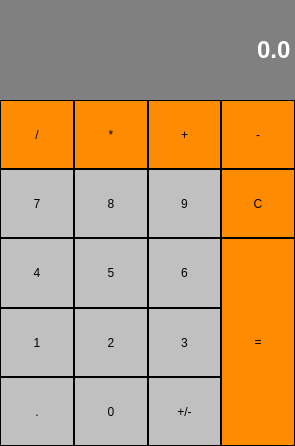
<?xml version="1.0" encoding="UTF-8"?>
<ui version="4.0">
 <class>QtCalculator</class>
 <widget class="QMainWindow" name="QtCalculator">
  <property name="geometry">
   <rect>
    <x>0</x>
    <y>0</y>
    <width>295</width>
    <height>446</height>
   </rect>
  </property>
  <property name="sizePolicy">
   <sizepolicy hsizetype="Preferred" vsizetype="Fixed">
    <horstretch>0</horstretch>
    <verstretch>0</verstretch>
   </sizepolicy>
  </property>
  <property name="windowTitle">
   <string>QtCalculator</string>
  </property>
  <property name="autoFillBackground">
   <bool>false</bool>
  </property>
  <widget class="QWidget" name="centralwidget">
   <property name="sizePolicy">
    <sizepolicy hsizetype="Fixed" vsizetype="Fixed">
     <horstretch>0</horstretch>
     <verstretch>0</verstretch>
    </sizepolicy>
   </property>
   <property name="autoFillBackground">
    <bool>false</bool>
   </property>
   <layout class="QGridLayout" name="gridLayout">
    <property name="sizeConstraint">
     <enum>QLayout::SetDefaultConstraint</enum>
    </property>
    <property name="leftMargin">
     <number>0</number>
    </property>
    <property name="topMargin">
     <number>0</number>
    </property>
    <property name="rightMargin">
     <number>0</number>
    </property>
    <property name="bottomMargin">
     <number>0</number>
    </property>
    <property name="spacing">
     <number>0</number>
    </property>
    <item row="7" column="2">
     <widget class="QPushButton" name="ChangeSign">
      <property name="sizePolicy">
       <sizepolicy hsizetype="Preferred" vsizetype="Preferred">
        <horstretch>0</horstretch>
        <verstretch>0</verstretch>
       </sizepolicy>
      </property>
      <property name="styleSheet">
       <string notr="true">QPushButton{
	background-color : #C0C0C0;
	border : 1px solid black;
	padding : 5px;		
}

QPushButton : pressed{
	background-color : #A9A9A9;
	border : 1px solid black;
	padding : 5px;		
}</string>
      </property>
      <property name="text">
       <string>+/-</string>
      </property>
     </widget>
    </item>
    <item row="5" column="3" rowspan="3">
     <widget class="QPushButton" name="Equal">
      <property name="sizePolicy">
       <sizepolicy hsizetype="Preferred" vsizetype="Preferred">
        <horstretch>0</horstretch>
        <verstretch>0</verstretch>
       </sizepolicy>
      </property>
      <property name="styleSheet">
       <string notr="true">QPushButton{
	background-color : #FF8C00;
	border : 1px solid black;
	padding : 5px;		
}

QPushButton : pressed{
	background-color : #FF4500;
	border : 1px solid black;
	padding : 5px;		
}</string>
      </property>
      <property name="text">
       <string>=</string>
      </property>
     </widget>
    </item>
    <item row="5" column="1">
     <widget class="QPushButton" name="Button5">
      <property name="sizePolicy">
       <sizepolicy hsizetype="Preferred" vsizetype="Preferred">
        <horstretch>0</horstretch>
        <verstretch>0</verstretch>
       </sizepolicy>
      </property>
      <property name="styleSheet">
       <string notr="true">QPushButton{
	background-color : #C0C0C0;
	border : 1px solid black;
	padding : 5px;		
}

QPushButton : pressed{
	background-color : #A9A9A9;
	border : 1px solid black;
	padding : 5px;		
}</string>
      </property>
      <property name="text">
       <string>5</string>
      </property>
     </widget>
    </item>
    <item row="4" column="0">
     <widget class="QPushButton" name="Button7">
      <property name="sizePolicy">
       <sizepolicy hsizetype="Preferred" vsizetype="Preferred">
        <horstretch>0</horstretch>
        <verstretch>0</verstretch>
       </sizepolicy>
      </property>
      <property name="styleSheet">
       <string notr="true">QPushButton{
	background-color : #C0C0C0;
	border : 1px solid black;
	padding : 5px;		
}

QPushButton : pressed{
	background-color : #A9A9A9;
	border : 1px solid black;
	padding : 5px;		
}</string>
      </property>
      <property name="text">
       <string>7</string>
      </property>
     </widget>
    </item>
    <item row="1" column="3">
     <widget class="QPushButton" name="Subtract">
      <property name="sizePolicy">
       <sizepolicy hsizetype="Preferred" vsizetype="Preferred">
        <horstretch>0</horstretch>
        <verstretch>0</verstretch>
       </sizepolicy>
      </property>
      <property name="styleSheet">
       <string notr="true">QPushButton{
	background-color : #FF8C00;
	border : 1px solid black;
	padding : 5px;		
}

QPushButton : pressed{
	background-color : #FF4500;
	border : 1px solid black;
	padding : 5px;		
}</string>
      </property>
      <property name="text">
       <string>-</string>
      </property>
     </widget>
    </item>
    <item row="5" column="2">
     <widget class="QPushButton" name="Button6">
      <property name="sizePolicy">
       <sizepolicy hsizetype="Preferred" vsizetype="Preferred">
        <horstretch>0</horstretch>
        <verstretch>0</verstretch>
       </sizepolicy>
      </property>
      <property name="styleSheet">
       <string notr="true">QPushButton{
	background-color : #C0C0C0;
	border : 1px solid black;
	padding : 5px;		
}

QPushButton : pressed{
	background-color : #A9A9A9;
	border : 1px solid black;
	padding : 5px;		
}</string>
      </property>
      <property name="text">
       <string>6</string>
      </property>
     </widget>
    </item>
    <item row="6" column="1">
     <widget class="QPushButton" name="Button2">
      <property name="sizePolicy">
       <sizepolicy hsizetype="Preferred" vsizetype="Preferred">
        <horstretch>0</horstretch>
        <verstretch>0</verstretch>
       </sizepolicy>
      </property>
      <property name="styleSheet">
       <string notr="true">QPushButton{
	background-color : #C0C0C0;
	border : 1px solid black;
	padding : 5px;		
}

QPushButton : pressed{
	background-color : #A9A9A9;
	border : 1px solid black;
	padding : 5px;		
}</string>
      </property>
      <property name="text">
       <string>2</string>
      </property>
     </widget>
    </item>
    <item row="4" column="2">
     <widget class="QPushButton" name="Button9">
      <property name="sizePolicy">
       <sizepolicy hsizetype="Preferred" vsizetype="Preferred">
        <horstretch>0</horstretch>
        <verstretch>0</verstretch>
       </sizepolicy>
      </property>
      <property name="styleSheet">
       <string notr="true">QPushButton{
	background-color : #C0C0C0;
	border : 1px solid black;
	padding : 5px;		
}

QPushButton : pressed{
	background-color : #A9A9A9;
	border : 1px solid black;
	padding : 5px;		
}</string>
      </property>
      <property name="text">
       <string>9</string>
      </property>
     </widget>
    </item>
    <item row="4" column="1">
     <widget class="QPushButton" name="Button8">
      <property name="sizePolicy">
       <sizepolicy hsizetype="Preferred" vsizetype="Preferred">
        <horstretch>0</horstretch>
        <verstretch>0</verstretch>
       </sizepolicy>
      </property>
      <property name="styleSheet">
       <string notr="true">QPushButton{
	background-color : #C0C0C0;
	border : 1px solid black;
	padding : 5px;		
}

QPushButton : pressed{
	background-color : #A9A9A9;
	border : 1px solid black;
	padding : 5px;		
}</string>
      </property>
      <property name="text">
       <string>8</string>
      </property>
     </widget>
    </item>
    <item row="5" column="0">
     <widget class="QPushButton" name="Button4">
      <property name="sizePolicy">
       <sizepolicy hsizetype="Preferred" vsizetype="Preferred">
        <horstretch>0</horstretch>
        <verstretch>0</verstretch>
       </sizepolicy>
      </property>
      <property name="styleSheet">
       <string notr="true">QPushButton{
	background-color : #C0C0C0;
	border : 1px solid black;
	padding : 5px;		
}

QPushButton : pressed{
	background-color : #A9A9A9;
	border : 1px solid black;
	padding : 5px;		
}</string>
      </property>
      <property name="text">
       <string>4</string>
      </property>
     </widget>
    </item>
    <item row="1" column="2">
     <widget class="QPushButton" name="Add">
      <property name="sizePolicy">
       <sizepolicy hsizetype="Preferred" vsizetype="Preferred">
        <horstretch>0</horstretch>
        <verstretch>0</verstretch>
       </sizepolicy>
      </property>
      <property name="styleSheet">
       <string notr="true">QPushButton{
	background-color : #FF8C00;
	border : 1px solid black;
	padding : 5px;		
}

QPushButton : pressed{
	background-color : #FF4500;
	border : 1px solid black;
	padding : 5px;		
}</string>
      </property>
      <property name="text">
       <string>+</string>
      </property>
     </widget>
    </item>
    <item row="7" column="1">
     <widget class="QPushButton" name="Button0">
      <property name="sizePolicy">
       <sizepolicy hsizetype="Preferred" vsizetype="Preferred">
        <horstretch>0</horstretch>
        <verstretch>0</verstretch>
       </sizepolicy>
      </property>
      <property name="styleSheet">
       <string notr="true">QPushButton{
	background-color : #C0C0C0;
	border : 1px solid black;
	padding : 5px;		
}

QPushButton : pressed{
	background-color : #A9A9A9;
	border : 1px solid black;
	padding : 5px;		
}</string>
      </property>
      <property name="text">
       <string>0</string>
      </property>
     </widget>
    </item>
    <item row="7" column="0">
     <widget class="QPushButton" name="Decimal">
      <property name="sizePolicy">
       <sizepolicy hsizetype="Preferred" vsizetype="Preferred">
        <horstretch>0</horstretch>
        <verstretch>0</verstretch>
       </sizepolicy>
      </property>
      <property name="styleSheet">
       <string notr="true">QPushButton{
	background-color : #C0C0C0;
	border : 1px solid black;
	padding : 5px;		
}

QPushButton : pressed{
	background-color : #A9A9A9;
	border : 1px solid black;
	padding : 5px;		
}</string>
      </property>
      <property name="text">
       <string>.</string>
      </property>
     </widget>
    </item>
    <item row="0" column="0" colspan="4">
     <widget class="QLineEdit" name="Display">
      <property name="sizePolicy">
       <sizepolicy hsizetype="Preferred" vsizetype="Minimum">
        <horstretch>0</horstretch>
        <verstretch>0</verstretch>
       </sizepolicy>
      </property>
      <property name="minimumSize">
       <size>
        <width>0</width>
        <height>100</height>
       </size>
      </property>
      <property name="font">
       <font>
        <family>Arial</family>
        <pointsize>18</pointsize>
        <weight>75</weight>
        <bold>true</bold>
       </font>
      </property>
      <property name="styleSheet">
       <string notr="true">QLineEdit{
	background-color : gray;
	border : 1px solid gray;
	color : #ffffff;		
}</string>
      </property>
      <property name="text">
       <string>0.0</string>
      </property>
      <property name="alignment">
       <set>Qt::AlignRight|Qt::AlignTrailing|Qt::AlignVCenter</set>
      </property>
     </widget>
    </item>
    <item row="6" column="0">
     <widget class="QPushButton" name="Button1">
      <property name="sizePolicy">
       <sizepolicy hsizetype="Preferred" vsizetype="Preferred">
        <horstretch>0</horstretch>
        <verstretch>0</verstretch>
       </sizepolicy>
      </property>
      <property name="styleSheet">
       <string notr="true">QPushButton{
	background-color : #C0C0C0;
	border : 1px solid black;
	padding : 5px;		
}

QPushButton : pressed{
	background-color : #A9A9A9;
	border : 1px solid black;
	padding : 5px;		
}</string>
      </property>
      <property name="text">
       <string>1</string>
      </property>
     </widget>
    </item>
    <item row="6" column="2">
     <widget class="QPushButton" name="Button3">
      <property name="sizePolicy">
       <sizepolicy hsizetype="Preferred" vsizetype="Preferred">
        <horstretch>0</horstretch>
        <verstretch>0</verstretch>
       </sizepolicy>
      </property>
      <property name="styleSheet">
       <string notr="true">QPushButton{
	background-color : #C0C0C0;
	border : 1px solid black;
	padding : 5px;		
}

QPushButton : pressed{
	background-color : #A9A9A9;
	border : 1px solid black;
	padding : 5px;		
}</string>
      </property>
      <property name="text">
       <string>3</string>
      </property>
     </widget>
    </item>
    <item row="1" column="0">
     <widget class="QPushButton" name="Divide">
      <property name="sizePolicy">
       <sizepolicy hsizetype="Preferred" vsizetype="Preferred">
        <horstretch>0</horstretch>
        <verstretch>0</verstretch>
       </sizepolicy>
      </property>
      <property name="styleSheet">
       <string notr="true">QPushButton{
	background-color : #FF8C00;
	border : 1px solid black;
	padding : 5px;		
}

QPushButton : pressed{
	background-color : #FF4500;
	border : 1px solid black;
	padding : 5px;		
}</string>
      </property>
      <property name="text">
       <string>/</string>
      </property>
     </widget>
    </item>
    <item row="1" column="1">
     <widget class="QPushButton" name="Multiply">
      <property name="sizePolicy">
       <sizepolicy hsizetype="Preferred" vsizetype="Preferred">
        <horstretch>0</horstretch>
        <verstretch>0</verstretch>
       </sizepolicy>
      </property>
      <property name="styleSheet">
       <string notr="true">QPushButton{
	background-color : #FF8C00;
	border : 1px solid black;
	padding : 5px;		
}

QPushButton : pressed{
	background-color : #FF4500;
	border : 1px solid black;
	padding : 5px;		
}</string>
      </property>
      <property name="text">
       <string>*</string>
      </property>
     </widget>
    </item>
    <item row="4" column="3">
     <widget class="QPushButton" name="Clear">
      <property name="sizePolicy">
       <sizepolicy hsizetype="Preferred" vsizetype="Preferred">
        <horstretch>0</horstretch>
        <verstretch>0</verstretch>
       </sizepolicy>
      </property>
      <property name="styleSheet">
       <string notr="true">QPushButton{
	background-color : #FF8C00;
	border : 1px solid black;
	padding : 5px;		
}

QPushButton : pressed{
	background-color : #FF4500;
	border : 1px solid black;
	padding : 5px;		
}</string>
      </property>
      <property name="text">
       <string>C</string>
      </property>
     </widget>
    </item>
   </layout>
  </widget>
  <widget class="QMenuBar" name="menubar">
   <property name="geometry">
    <rect>
     <x>0</x>
     <y>0</y>
     <width>295</width>
     <height>25</height>
    </rect>
   </property>
  </widget>
 </widget>
 <resources/>
 <connections/>
</ui>
